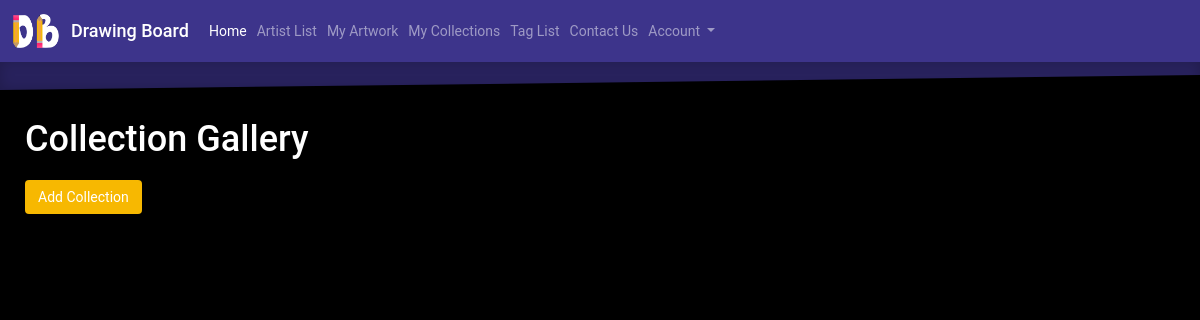
Page /collection_list (signed in) on the earlier database version.
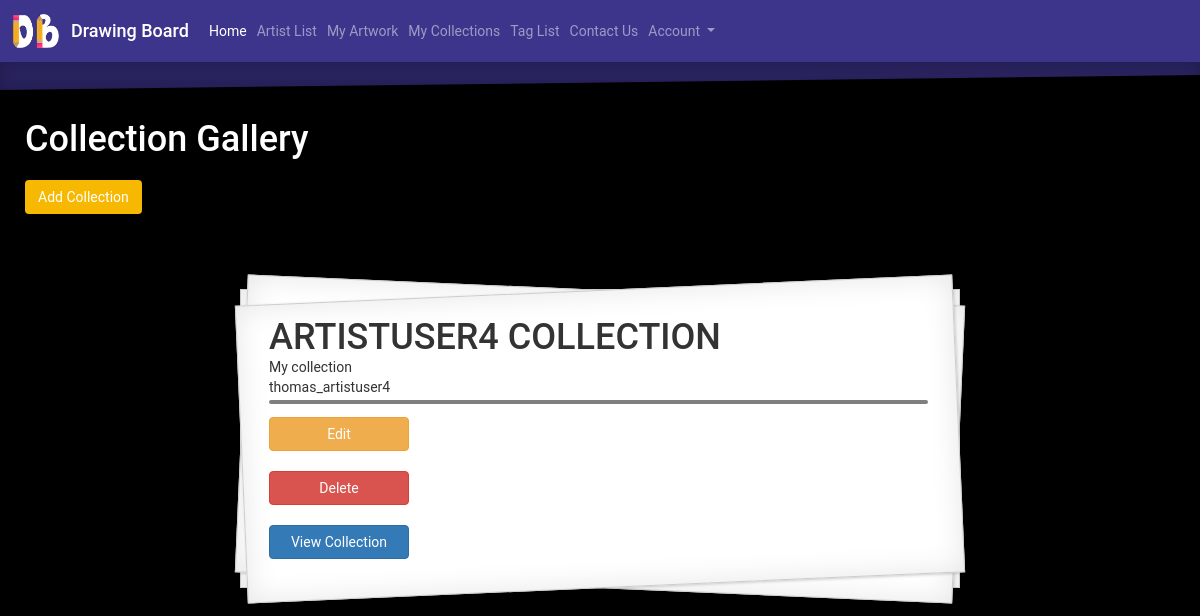
Same page on the later database version.
### gallery/models.py (models this page shows, shortened)
class Collection(models.Model):
    collection_name = models.CharField(max_length=200)
    collection_description = models.TextField(max_length=280, null=True, blank=True)
    collection_artist = models.ForeignKey('Artist', on_delete=models.CASCADE)
    artwork = models.ManyToManyField(Artwork, blank=True)

class Artist(models.Model):
    user = models.OneToOneField(User, on_delete=models.CASCADE)
    artist_role = models.BooleanField(default=False)
    description = models.TextField(max_length=280, null=True, blank=True)  # this is the default for all descriptions
    profile_picture = models.ImageField(upload_to='images/', null=True, blank=True)
    def __str__(self):
        return f'{self.user}'

### gallery/views.py (the view)
# urls.py: path('collection_list', views.collection_list, name='collection_list'),
def collection_list(request):
    collection = Collection.objects.all()
    return render(request, 'gallery/collection_list.html',
                  {'collections': collection})

### gallery/templates/gallery/collection_list.html (shortened to what this page needs)
<!DOCTYPE html>
<html lang="en">
{% extends 'gallery/base.html' %}
{% load static %}
{% block content %}
    <head>
    </head>
    <body style="min-width: 411px">
    <div style="top: 70px; position: relative; z-index: 0">
        <h1 style="color: white; left: 25px; position: relative">Collection Gallery</h1>
        <a href="{% url 'gallery:collection_new' %}" class="btn btn-dark" style="background-color: #f7b801; left: 25px; margin-top: 10px; position: relative">Add Collection</a>
        {% for collection in collections %}
            {% if request.user.is_superuser or user.get_username == collection.collection_artist|stringformat:"s" %}
                <div class="Card">
                    <div class="Card-body">
                        <h1 class="Card-title">{{ collection.collection_name }}</h1>
                        <p class="Card-description">
                            {{ collection.collection_description }}
                            <br>
                            {{ collection.collection_artist }}
                        <hr style="border: 2px solid black; border-radius: 3px; opacity: .5; margin: 3px; margin-left: 0; position: relative"></p>
                        {% if request.user.is_superuser or user.get_username == collection.collection_artist|stringformat:"s" %}
                            <a href="{% url 'gallery:collection_edit' pk=collection.pk %}" class="btn btn-warning" style="width: 10em">Edit</a>
                            <br style="margin: 1px; position: relative">
                            <a href="{% url 'gallery:collection_delete' pk=collection.pk %}" onclick="return confirm('Are you sure you want to delete?')" class="btn btn-danger" style="width: 10em">Delete</a>
                            <br style="margin: 1px; position: relative">
                            <a href="{% url 'gallery:collection_view' pk=collection.pk %}" class="btn btn-primary" style="width: 10em">View Collection</a>
                        {% endif %}
                    </div>
                </div>
            {% endif %}
        {% endfor %}
    </div>
    </body>
    </html>
{% endblock %}

Differences in the rows shown:
now on this page (row edited): Collection: collection_name "ARTISTUSER4 COLLECTION", collection_description "My collection", collection_artist "thomas_artistuser4", shows "Edit"
